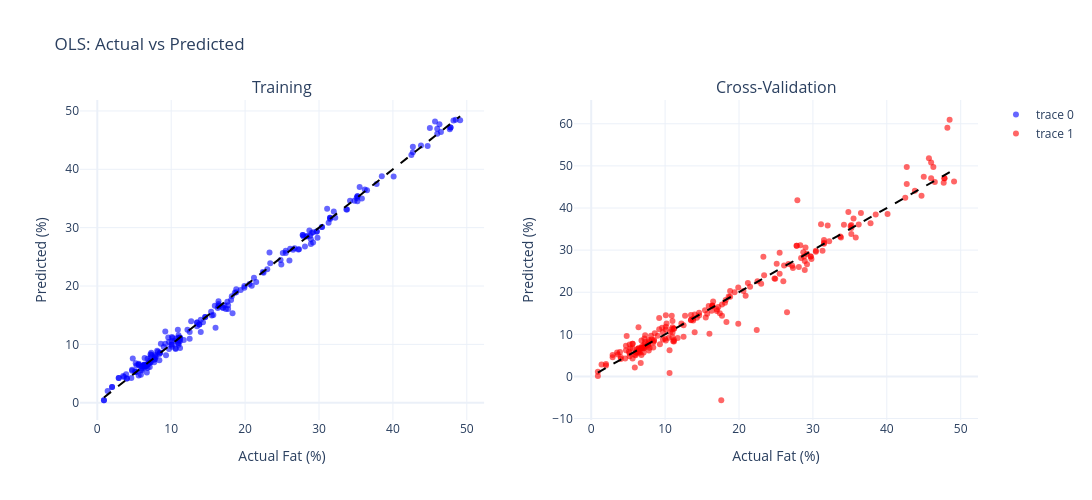

Write notebook code for a chart like this one.
### Markdown cell above
### 2.4 OLS Diagnostics

### Code cell
fig = make_subplots(rows=1, cols=2,
    subplot_titles=("Training", "Cross-Validation"))

# Training
fig.add_trace(go.Scatter(x=y, y=y_pred_mlr, mode='markers',
    marker=dict(color='blue', size=6, opacity=0.6)), row=1, col=1)

# CV
fig.add_trace(go.Scatter(x=y, y=y_pred_cv_mlr, mode='markers',
    marker=dict(color='red', size=6, opacity=0.6)), row=1, col=2)

# Perfect prediction lines
y_range = [y.min(), y.max()]
for col in [1, 2]:
    fig.add_trace(go.Scatter(x=y_range, y=y_range, mode='lines',
        line=dict(color='black', dash='dash'), showlegend=False), row=1, col=col)

fig.update_xaxes(title_text="Actual Fat (%)", row=1, col=1)
fig.update_xaxes(title_text="Actual Fat (%)", row=1, col=2)
fig.update_yaxes(title_text="Predicted (%)", row=1, col=1)
fig.update_yaxes(title_text="Predicted (%)", row=1, col=2)

fig.update_layout(title="OLS: Actual vs Predicted", width=1200, height=500)
fig.show()

### Figure 1 — Plotly figure (JSON) as saved in the notebook; plotly's stock layout.template omitted (floating-point values rounded to 4 significant figures; data arrays with more than 128 entries replaced by an {"elided": "..."} marker saying what was removed)
{"data": [{"marker": {"color": "blue", "opacity": 0.6, "size": 6}, "mode": "markers", "type": "scatter", "x": {"elided": "215 float values"}, "xaxis": "x", "y": {"elided": "215 float values"}, "yaxis": "y"}, {"marker": {"color": "red", "opacity": 0.6, "size": 6}, "mode": "markers", "type": "scatter", "x": {"elided": "215 float values"}, "xaxis": "x2", "y": {"elided": "215 float values"}, "yaxis": "y2"}, {"line": {"color": "black", "dash": "dash"}, "mode": "lines", "showlegend": false, "type": "scatter", "x": [0.9, 49.1], "xaxis": "x", "y": [0.9, 49.1], "yaxis": "y"}, {"line": {"color": "black", "dash": "dash"}, "mode": "lines", "showlegend": false, "type": "scatter", "x": [0.9, 49.1], "xaxis": "x2", "y": [0.9, 49.1], "yaxis": "y2"}], "layout": {"annotations": [{"font": {"size": 16}, "showarrow": false, "text": "Training", "x": 0.225, "xanchor": "center", "xref": "paper", "y": 1, "yanchor": "bottom", "yref": "paper"}, {"font": {"size": 16}, "showarrow": false, "text": "Cross-Validation", "x": 0.775, "xanchor": "center", "xref": "paper", "y": 1, "yanchor": "bottom", "yref": "paper"}], "height": 500, "title": {"text": "OLS: Actual vs Predicted"}, "width": 1200, "xaxis": {"anchor": "y", "domain": [0, 0.45], "title": {"text": "Actual Fat (%)"}}, "xaxis2": {"anchor": "y2", "domain": [0.55, 1], "title": {"text": "Actual Fat (%)"}}, "yaxis": {"anchor": "x", "domain": [0, 1], "title": {"text": "Predicted (%)"}}, "yaxis2": {"anchor": "x2", "domain": [0, 1], "title": {"text": "Predicted (%)"}}}}
